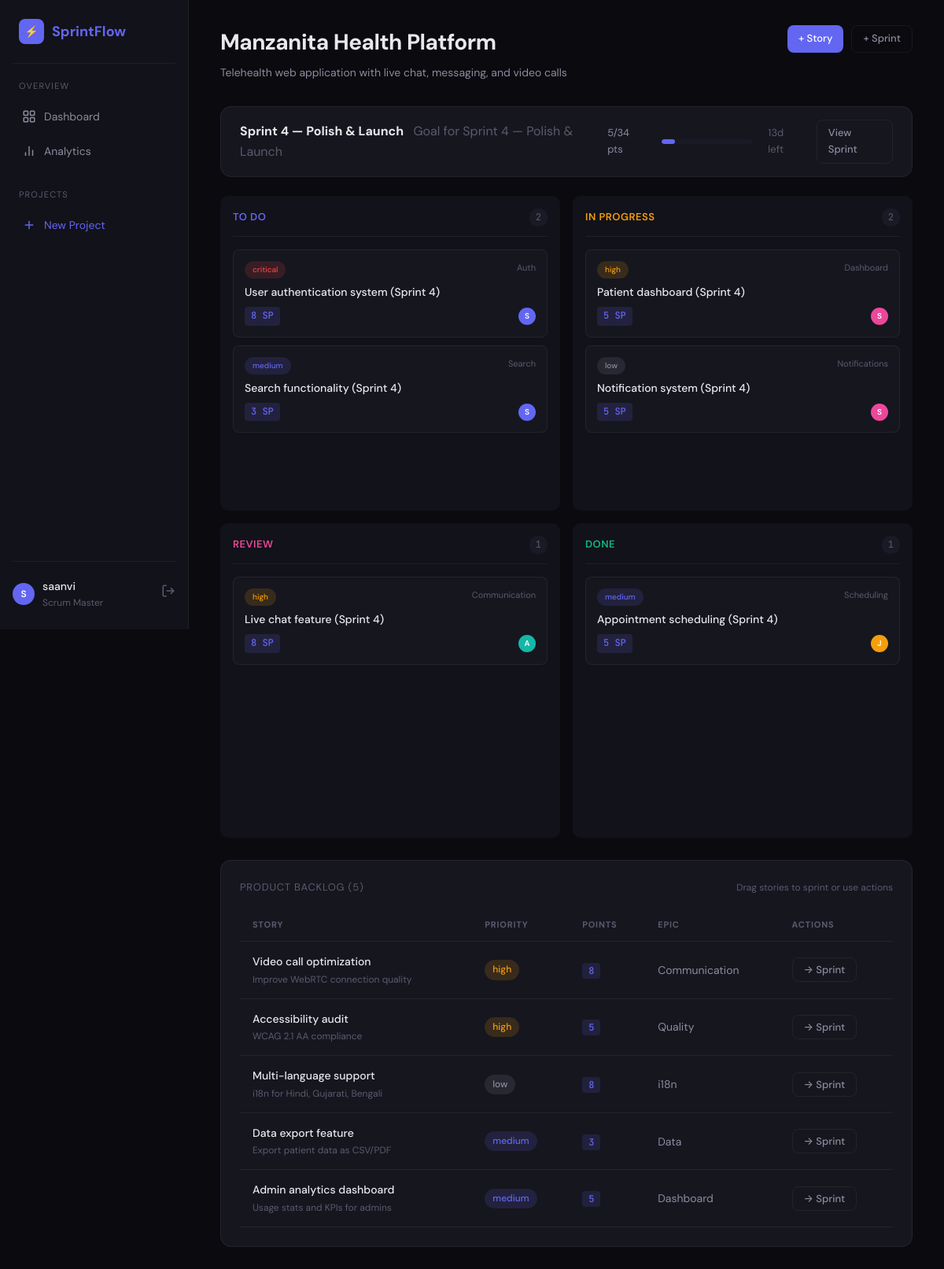
The app's page /project/1 (signed in) with its own data.
### app.py (models this page shows, shortened)
class User(UserMixin, db.Model):
    __tablename__ = 'users'
    id = db.Column(db.Integer, primary_key=True)
    username = db.Column(db.String(80), unique=True, nullable=False)
    email = db.Column(db.String(120), unique=True, nullable=False)
    password_hash = db.Column(db.String(256), nullable=False)
    role = db.Column(db.String(20), default='developer')  # scrum_master, product_owner, developer
    avatar_color = db.Column(db.String(7), default='#6366f1')
    created_at = db.Column(db.DateTime, default=datetime.utcnow)

class Project(db.Model):
    __tablename__ = 'projects'
    id = db.Column(db.Integer, primary_key=True)
    name = db.Column(db.String(200), nullable=False)
    description = db.Column(db.Text)
    created_by = db.Column(db.Integer, db.ForeignKey('users.id'))
    created_at = db.Column(db.DateTime, default=datetime.utcnow)
    sprints = db.relationship('Sprint', backref='project', lazy=True, cascade='all, delete-orphan')
    stories = db.relationship('UserStory', backref='project', lazy=True, cascade='all, delete-orphan')

class Sprint(db.Model):
    __tablename__ = 'sprints'
    id = db.Column(db.Integer, primary_key=True)
    project_id = db.Column(db.Integer, db.ForeignKey('projects.id'), nullable=False)
    name = db.Column(db.String(100), nullable=False)
    goal = db.Column(db.Text)
    start_date = db.Column(db.Date, nullable=False)
    end_date = db.Column(db.Date, nullable=False)
    status = db.Column(db.String(20), default='planning')  # planning, active, completed
    capacity_points = db.Column(db.Integer, default=0)
    created_at = db.Column(db.DateTime, default=datetime.utcnow)
    stories = db.relationship('UserStory', backref='sprint', lazy=True)
    burndown_entries = db.relationship('BurndownEntry', backref='sprint', lazy=True, cascade='all, delete-orphan')
    retrospective = db.relationship('Retrospective', backref='sprint', uselist=False, cascade='all, delete-orphan')
    @property
    def total_points(self):
        return sum(s.story_points for s in self.stories if s.story_points)
    @property
    def completed_points(self):
        return sum(s.story_points for s in self.stories if s.status == 'done' and s.story_points)
    @property
    def progress_percentage(self):
        total = self.total_points
        if total == 0:
            return 0
        return round((self.completed_points / total) * 100)
    @property
    def days_remaining(self):
        if self.status == 'completed':
            return 0
        delta = self.end_date - datetime.utcnow().date()
        return max(0, delta.days)

class UserStory(db.Model):
    __tablename__ = 'user_stories'
    id = db.Column(db.Integer, primary_key=True)
    project_id = db.Column(db.Integer, db.ForeignKey('projects.id'), nullable=False)
    sprint_id = db.Column(db.Integer, db.ForeignKey('sprints.id'), nullable=True)
    title = db.Column(db.String(300), nullable=False)
    description = db.Column(db.Text)
    acceptance_criteria = db.Column(db.Text)
    story_points = db.Column(db.Integer, default=0)
    priority = db.Column(db.String(20), default='medium')  # critical, high, medium, low
    status = db.Column(db.String(20), default='backlog')  # backlog, todo, in_progress, review, done
    assigned_to = db.Column(db.Integer, db.ForeignKey('users.id'), nullable=True)
    epic = db.Column(db.String(100))
    labels = db.Column(db.String(300))  # comma-separated
    created_at = db.Column(db.DateTime, default=datetime.utcnow)
    updated_at = db.Column(db.DateTime, default=datetime.utcnow, onupdate=datetime.utcnow)
    completed_at = db.Column(db.DateTime, nullable=True)
    assignee = db.relationship('User', foreign_keys=[assigned_to])

### app.py (the view)
@app.route('/project/<int:project_id>')
@login_required
def project_board(project_id):
    project = Project.query.get_or_404(project_id)
    active_sprint = Sprint.query.filter_by(project_id=project_id, status='active').first()
    backlog = UserStory.query.filter_by(project_id=project_id, sprint_id=None).order_by(UserStory.priority).all()
    team = User.query.all()
    columns = {}
    if active_sprint:
        for status in ['todo', 'in_progress', 'review', 'done']:
            columns[status] = UserStory.query.filter_by(
                sprint_id=active_sprint.id, status=status
            ).order_by(UserStory.priority).all()
    return render_template('project_board.html',
                           project=project,
                           active_sprint=active_sprint,
                           backlog=backlog,
                           columns=columns,
                           team=team)

### app.py (called while the page is built)
@login_manager.user_loader
def load_user(user_id):
    return User.query.get(int(user_id))

### templates/project_board.html (shortened to what this page needs)
{% extends "base.html" %}
{% block content %}
<div class="page-header">
    <div>
        <h1 class="page-title">{{ project.name }}</h1>
        <p class="page-subtitle">{{ project.description or 'No description' }}</p>
    </div>
    <div style="display: flex; gap: 10px;">
        <a href="{{ url_for('new_story', project_id=project.id) }}" class="btn btn-primary btn-sm">+ Story</a>
        <a href="{{ url_for('new_sprint', project_id=project.id) }}" class="btn btn-secondary btn-sm">+ Sprint</a>
    </div>
</div>
{% if active_sprint %}
<div class="card mb-24" style="display: flex; justify-content: space-between; align-items: center; padding: 16px 24px;">
    <div>
        <strong>{{ active_sprint.name }}</strong>
        <span style="color: var(--text-muted); margin-left: 8px;">{{ active_sprint.goal }}</span>
    </div>
    <div style="display: flex; align-items: center; gap: 20px;">
        <span style="font-size: 13px; color: var(--text-secondary);">
            {{ active_sprint.completed_points }}/{{ active_sprint.total_points }} pts
        </span>
        <div class="progress-bar" style="width: 120px;">
            <div class="progress-fill" style="width: {{ active_sprint.progress_percentage }}%; background: var(--accent);"></div>
        </div>
        <span style="font-size: 13px; color: var(--text-muted);">{{ active_sprint.days_remaining }}d left</span>
        <a href="{{ url_for('sprint_detail', sprint_id=active_sprint.id) }}" class="btn btn-secondary btn-sm">View Sprint</a>
    </div>
</div>
<div class="kanban-board">
    {% for status, label in [('todo', 'To Do'), ('in_progress', 'In Progress'), ('review', 'Review'), ('done', 'Done')] %}
    <div class="kanban-column" id="col-{{ status }}" ondrop="dropCard(event, '{{ status }}')" ondragover="event.preventDefault()">
        <div class="kanban-header">
            <span class="kanban-title" style="color: {{ {'todo': 'var(--accent)', 'in_progress': 'var(--warning)', 'review': 'var(--critical)', 'done': 'var(--success)'}[status] }};">{{ label }}</span>
            <span class="kanban-count">{{ columns.get(status, [])|length }}</span>
        </div>
        {% for story in columns.get(status, []) %}
        <div class="kanban-card" draggable="true" ondragstart="dragCard(event, {{ story.id }})" id="card-{{ story.id }}">
            <div style="display: flex; justify-content: space-between; align-items: flex-start; margin-bottom: 6px;">
                <span class="badge badge-priority-{{ story.priority }}" style="font-size: 10px;">{{ story.priority }}</span>
                {% if story.epic %}<span style="font-size: 11px; color: var(--text-muted);">{{ story.epic }}</span>{% endif %}
            </div>
            <div class="kanban-card-title">{{ story.title }}</div>
            <div class="kanban-card-meta">
                {% if story.story_points %}<span class="points-badge">{{ story.story_points }} SP</span>{% endif %}
                {% if story.assignee %}
                <div class="avatar" style="background: {{ story.assignee.avatar_color }}; width: 22px; height: 22px; font-size: 10px;">
                    {{ story.assignee.username[0]|upper }}
                </div>
                {% endif %}
            </div>
        </div>
        {% endfor %}
    </div>
    {% endfor %}
</div>
{% endif %}
<div class="card" style="margin-top: 28px;">
    <div style="display: flex; justify-content: space-between; align-items: center; margin-bottom: 16px;">
        <div class="card-title" style="margin-bottom: 0;">Product Backlog ({{ backlog|length }})</div>
        {% if active_sprint %}
        <span style="font-size: 12px; color: var(--text-muted);">Drag stories to sprint or use actions</span>
        {% endif %}
    </div>
    <table>
        <thead>
            <tr>
                <th>Story</th>
                <th>Priority</th>
                <th>Points</th>
                <th>Epic</th>
                <th>Actions</th>
            </tr>
        </thead>
        <tbody>
            {% for story in backlog %}
            <tr>
                <td>
                    <div style="font-weight: 500;">{{ story.title }}</div>
                    <div style="font-size: 12px; color: var(--text-muted); margin-top: 2px;">{{ story.description[:80] }}{% if story.description|length > 80 %}...{% endif %}</div>
                </td>
                <td><span class="badge badge-priority-{{ story.priority }}">{{ story.priority }}</span></td>
                <td><span class="points-badge">{{ story.story_points }}</span></td>
                <td style="color: var(--text-secondary);">{{ story.epic or '—' }}</td>
                <td>
                    {% if active_sprint %}
                    <form method="POST" action="{{ url_for('move_to_sprint', story_id=story.id) }}" style="display: inline;">
                        <button type="submit" class="btn btn-secondary btn-sm">→ Sprint</button>
                    </form>
                    {% endif %}
                </td>
            </tr>
            {% else %}
            <tr><td colspan="5" style="text-align: center; color: var(--text-muted); padding: 40px;">Backlog is empty</td></tr>
            {% endfor %}
        </tbody>
    </table>
</div>
{% endblock %}

### templates/base.html (shortened to what this page needs)
<!DOCTYPE html>
<html lang="en">
<head>
</head>
<body>
    <div class="app-container">
        <nav class="sidebar">
            <div class="sidebar-logo">
                <span>⚡</span>
                SprintFlow
            </div>
            <div class="nav-section">
                <div class="nav-section-title">Overview</div>
                <a href="{{ url_for('dashboard') }}" class="nav-link {% if request.endpoint == 'dashboard' %}active{% endif %}">
                    <svg viewBox="0 0 24 24" fill="none" stroke="currentColor" stroke-width="2"><rect x="3" y="3" width="7" height="7" rx="1"/><rect x="14" y="3" width="7" height="7" rx="1"/><rect x="14" y="14" width="7" height="7" rx="1"/><rect x="3" y="14" width="7" height="7" rx="1"/></svg>
                    Dashboard
                </a>
                <a href="{{ url_for('analytics') }}" class="nav-link {% if request.endpoint == 'analytics' %}active{% endif %}">
                    <svg viewBox="0 0 24 24" fill="none" stroke="currentColor" stroke-width="2"><path d="M18 20V10M12 20V4M6 20v-6"/></svg>
                    Analytics
                </a>
            </div>
            <div class="nav-section">
                <div class="nav-section-title">Projects</div>
                <a href="{{ url_for('new_project') }}" class="nav-link" style="color: var(--accent);">
                    <svg viewBox="0 0 24 24" fill="none" stroke="currentColor" stroke-width="2"><line x1="12" y1="5" x2="12" y2="19"/><line x1="5" y1="12" x2="19" y2="12"/></svg>
                    New Project
                </a>
            </div>
            {% if current_user.is_authenticated %}
            <div class="sidebar-user">
                <div class="avatar" style="background: {{ current_user.avatar_color }}">
                    {{ current_user.username[0]|upper }}
                </div>
                <div class="sidebar-user-info">
                    <div class="sidebar-user-name">{{ current_user.username }}</div>
                    <div class="sidebar-user-role">{{ current_user.role|replace('_', ' ') }}</div>
                </div>
                <a href="{{ url_for('logout') }}" style="color: var(--text-muted);">
                    <svg width="18" height="18" viewBox="0 0 24 24" fill="none" stroke="currentColor" stroke-width="2"><path d="M9 21H5a2 2 0 01-2-2V5a2 2 0 012-2h4"/><polyline points="16 17 21 12 16 7"/><line x1="21" y1="12" x2="9" y2="12"/></svg>
                </a>
            </div>
            {% endif %}
        </nav>
        <main class="main-content">
            {% block content %}{% endblock %}
        </main>
    </div>
</body>
</html>

### records on screen
User: username "S", username "saanvi", role "Scrum Master"
Project: name "Manzanita Health Platform", description "Telehealth web application with live chat, messaging, and video calls"
Sprint: name "Sprint 4 — Polish & Launch", goal "Goal for Sprint 4 — Polish & Launch", days_remaining "13"
UserStory: completed_points "5", total_points "34", priority "critical", epic "Auth", title "User authentication system (Sprint 4)", story_points "8", assignee "S"
UserStory: priority "medium", epic "Search", title "Search functionality (Sprint 4)", story_points "3", assignee "S"
UserStory: priority "high", epic "Dashboard", title "Patient dashboard (Sprint 4)", story_points "5", assignee "S"
UserStory: priority "low", epic "Notifications", title "Notification system (Sprint 4)", story_points "5", assignee "S"
UserStory: priority "high", epic "Communication", title "Live chat feature (Sprint 4)", story_points "8", assignee "A"
UserStory: priority "medium", epic "Scheduling", title "Appointment scheduling (Sprint 4)", story_points "5", assignee "J"
UserStory: title "Video call optimization", description "Improve WebRTC connection quality", priority "high", story_points "8", epic "Communication"
UserStory: title "Accessibility audit", description "WCAG 2.1 AA compliance", priority "high", story_points "5", epic "Quality"
UserStory: title "Multi-language support", description "i18n for Hindi, Gujarati, Bengali", priority "low", story_points "8", epic "i18n"
UserStory: title "Data export feature", description "Export patient data as CSV/PDF", priority "medium", story_points "3", epic "Data"
UserStory: title "Admin analytics dashboard", description "Usage stats and KPIs for admins", priority "medium", story_points "5", epic "Dashboard"

### other values on screen
{{ label }} "TO DO" "IN PROGRESS" "REVIEW" "DONE"
{{ columns.get(status, [])|length }} "2" "2" "1" "1"
{{ backlog|length }} "5"
